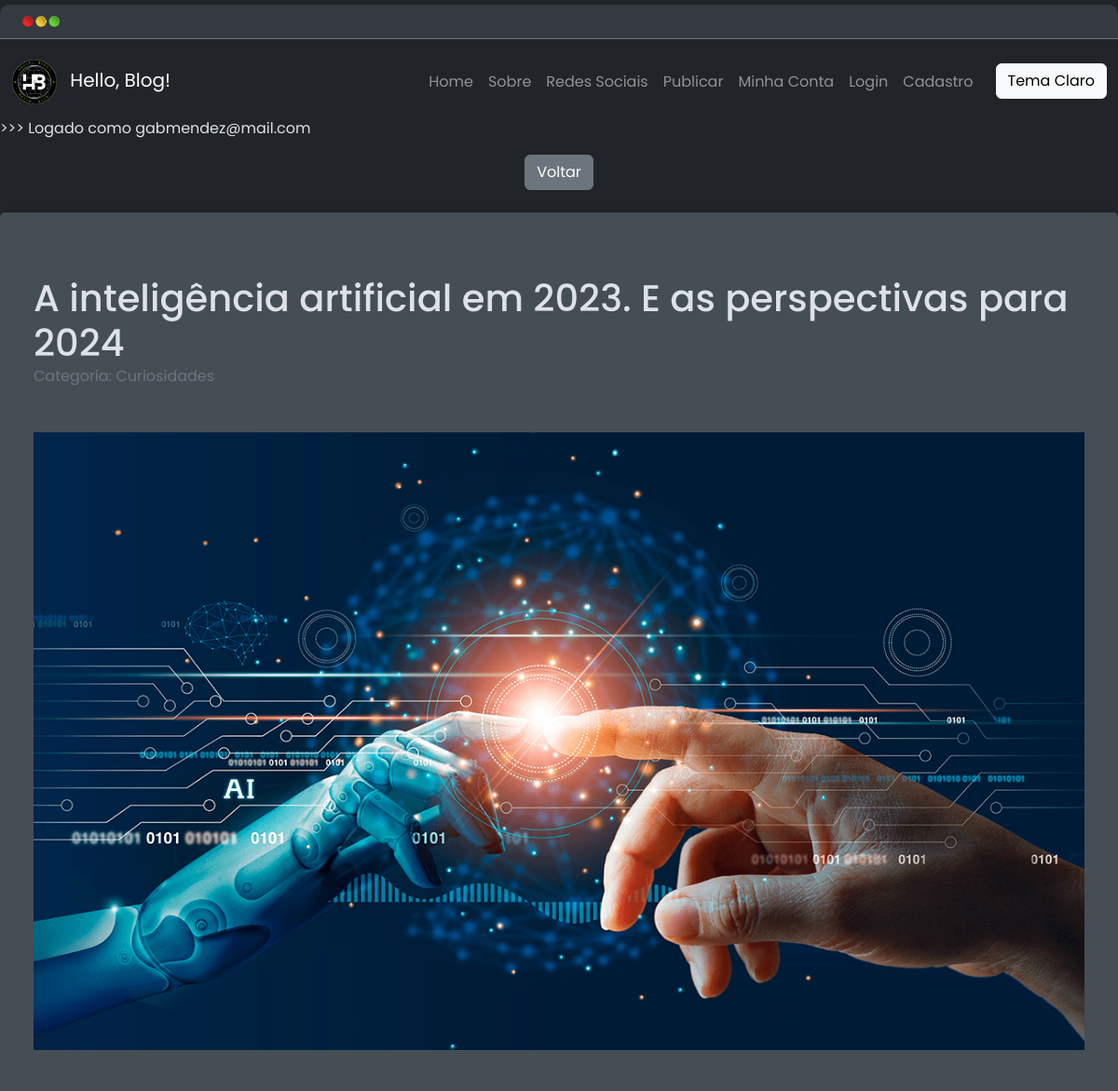
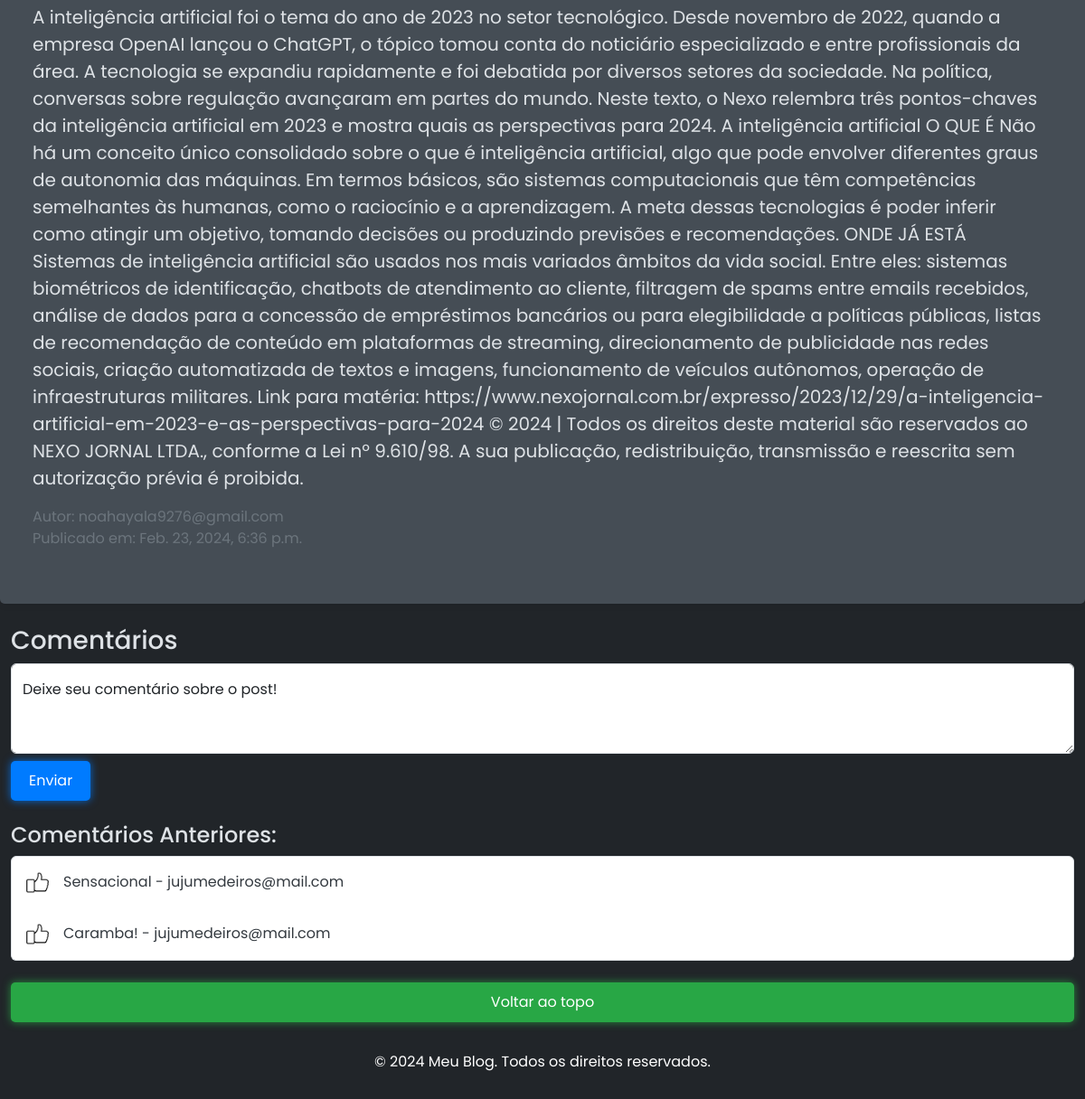
The page /detalhes-post/10 (signed in) on the database its author committed (2 pictures, top to bottom).
### HelloBlog/models.py (models this page shows)
class Publicacao(models.Model):
    id = models.AutoField(primary_key=True)
    autor = models.ForeignKey(User, on_delete=models.CASCADE)
    categoria = models.CharField(max_length=100)
    conteudo = models.TextField()
    dt_publicacao = models.DateTimeField(auto_now_add=True)
    thumbnail = models.ImageField(upload_to='thumbnails/')
    titulo = models.CharField(max_length=150)
    class Meta:
        ordering = ['-dt_publicacao']

class Comentario(models.Model):
    id = models.AutoField(primary_key=True)
    publicacao = models.ForeignKey(to=Publicacao, related_name='comentarios', on_delete=models.CASCADE)
    autor = models.ForeignKey(User, on_delete=models.CASCADE)
    conteudo = models.TextField()
    likes = models.IntegerField(default=0)
    dt_comentario = models.DateTimeField(auto_now_add=True)
    class Meta:
        ordering = ['-dt_comentario']

### HelloBlog/views.py (the view, shortened to what this page needs)
# urls.py: path('detalhes-post/<int:id>', views.detalhes_post),
def detalhes_post(request, id):
    publicacao = Publicacao.objects.get(id=id)
    comentarios = Comentario.objects.filter(publicacao=publicacao)
    if request.method == 'GET':
        return render(request, 'detalhes_post.html', {
            'publicacao': publicacao,
            'comentarios':comentarios,
            'nome': request.user.username,
        })
    else:
        return HttpResponseBadRequest()

### HelloBlog/templates/detalhes_post.html (shortened to what this page needs)
{% extends "base.html" %}
{% load static %}
{% block conteudo %}
<p>>>> Logado como {{nome}}</p>
<div class="d-flex justify-content-center align-items-center">
    <a href="/" class="btn btn-secondary">Voltar</a>
</div>
<section class="container mt-4">
    <div class="p-4">
        <h1 class="card-title fs-1 text mt-4">{{publicacao.titulo}}</h1>
        <p class="text-secondary mt-0 mb-5">Categoria: {{publicacao.categoria}}</p>
        <img class="card-img-top mb-5" src="{{publicacao.thumbnail.url}}" class="card-img" alt="Thumbnail">
        <p class="fs-5 text">{{publicacao.conteudo}}</p>
        <p class="text-secondary fs-6 text mb-0">Autor: {{publicacao.autor}}</p>
        <p class="text-secondary fs-6 text">Publicado em: {{publicacao.dt_publicacao}}</p>
    </div>
</section>
<div class="mt-4 container container-sm mb-4">
    <h3>Comentários</h3>
    <form method="POST">
        <div class="form-floating text-dark mb-2">
            <textarea class="form-control" placeholder="Deixe seu comentário sobre o post!" name="conteudo" id="conteudo" style="height: 100px" required></textarea>
            <label for="conteudo">Deixe seu comentário sobre o post!</label>
        </div>
        <button type="submit" class="btn btn-neon">Enviar</button>
    </form>
    <div class="mt-4">
        <h4>Comentários Anteriores:</h4>
        <ul class="list-group">
            {% for comentario in comentarios %}
            <li class="list-group-item py-3"><img src="{% static "img/icones/like.png" %}" class="mr-3" alt="Like" width="25px">{{comentario.conteudo}} - {{comentario.autor.username}}</li>
            {% empty %}
            <p class="list-group-item py-3">Nenhum comentário ainda</p>
            {% endfor %}
        </ul>
    </div>
</div>
</div>
<div class="mt-4 mb-4">
    <div class="container">
        <a class="text-light" href="#topo"><button type="submit" class="btn btn-login-neon btn-block">Voltar ao topo</button></a>
    </div>
</div>
{% endblock conteudo %}

### HelloBlog/static/css/style.css (style rules this page uses)
body { font-family: 'Poppins'; background-color: #212529; margin: 5px 0; border-radius: 10px; color: #dee2e6; }
.container { max-width: 1400px; }
section { background-color: #454d55; border-radius: 5px; box-shadow: 0 0 10px rgba(0, 0, 0, 0.1); padding: 20px; }
.card-img-top { width: 100%; object-fit: cover; }
.btn-neon { color: #fff; background-color: #007bff; border: none; padding: 10px 20px; border-radius: 5px; font-size: 1rem; box-shadow: 0 0 10px rgba(0, 123, 255, 0.8); }
.btn-login-neon { color: #fff; background-color: #28a745; border: none; padding: 10px 20px; border-radius: 5px; font-size: 1rem; box-shadow: 0 0 10px rgba(40, 167, 69, 0.8); }
.list-group-item { color: #343a40; }

### rows shown on the page
Publicacao: titulo "A inteligência artificial em 2023. E as perspectivas para 2024", categoria "Curiosidades", thumbnail (picture), conteudo "A inteligência artificial foi o tema do ano de 2023 no setor tecnológico. Desde novembro de 2022, quando a empresa OpenAI lançou o ChatGPT, o tópico tomou conta do noticiário especializado e entre profissionais da área. A tecnologia se expandiu rapidamente e foi debatida por diversos setores da sociedade. Na política, conversas sobre regulação avançaram em partes do mundo. Neste texto, o Nexo relembra três pontos-chaves da inteligência artificial em 2023 e mostra quais as perspectivas para 2024. A inteligência artificial O QUE É Não há um conceito único consolidado sobre o que é inteligência artificial, algo que pode envolver diferentes graus de autonomia das máquinas. Em termos básicos,…", autor "noahayala9276@gmail.com", dt_publicacao "Feb. 23, 2024, 6:36 p.m."
Comentario: conteudo "Sensacional", autor.username "jujumedeiros@mail.com"
Comentario: conteudo "Caramba!", autor.username "jujumedeiros@mail.com"

### other values the page prints
{{ nome }} "gabmendez@mail.com"
